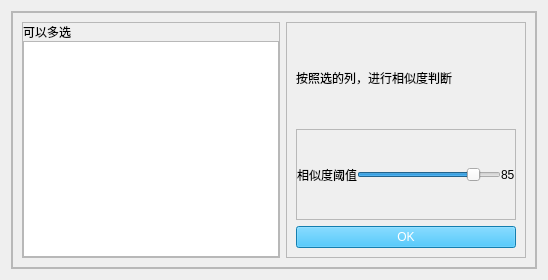
<?xml version="1.0" encoding="UTF-8"?>
<ui version="4.0">
 <class>Form</class>
 <widget class="QWidget" name="Form">
  <property name="geometry">
   <rect>
    <x>0</x>
    <y>0</y>
    <width>548</width>
    <height>280</height>
   </rect>
  </property>
  <property name="windowTitle">
   <string>相似度</string>
  </property>
  <layout class="QVBoxLayout" name="verticalLayout_4">
   <item>
    <widget class="QFrame" name="frame_2">
     <property name="frameShape">
      <enum>QFrame::StyledPanel</enum>
     </property>
     <property name="frameShadow">
      <enum>QFrame::Raised</enum>
     </property>
     <layout class="QVBoxLayout" name="verticalLayout_3">
      <property name="spacing">
       <number>0</number>
      </property>
      <property name="leftMargin">
       <number>0</number>
      </property>
      <property name="topMargin">
       <number>0</number>
      </property>
      <property name="rightMargin">
       <number>0</number>
      </property>
      <property name="bottomMargin">
       <number>0</number>
      </property>
      <item>
       <widget class="QFrame" name="frame_3">
        <property name="frameShape">
         <enum>QFrame::StyledPanel</enum>
        </property>
        <property name="frameShadow">
         <enum>QFrame::Raised</enum>
        </property>
        <layout class="QHBoxLayout" name="horizontalLayout_3">
         <item>
          <widget class="QFrame" name="frame_4">
           <property name="frameShape">
            <enum>QFrame::StyledPanel</enum>
           </property>
           <property name="frameShadow">
            <enum>QFrame::Raised</enum>
           </property>
           <layout class="QVBoxLayout" name="verticalLayout">
            <property name="spacing">
             <number>0</number>
            </property>
            <property name="leftMargin">
             <number>0</number>
            </property>
            <property name="topMargin">
             <number>0</number>
            </property>
            <property name="rightMargin">
             <number>0</number>
            </property>
            <property name="bottomMargin">
             <number>0</number>
            </property>
            <item>
             <widget class="QLabel" name="label">
              <property name="text">
               <string>可以多选</string>
              </property>
             </widget>
            </item>
            <item>
             <widget class="QListWidget" name="column_names">
              <property name="selectionMode">
               <enum>QAbstractItemView::ExtendedSelection</enum>
              </property>
             </widget>
            </item>
           </layout>
          </widget>
         </item>
         <item>
          <widget class="QFrame" name="frame_6">
           <property name="frameShape">
            <enum>QFrame::StyledPanel</enum>
           </property>
           <property name="frameShadow">
            <enum>QFrame::Raised</enum>
           </property>
           <layout class="QVBoxLayout" name="verticalLayout_2">
            <item>
             <widget class="QLabel" name="label_4">
              <property name="text">
               <string>按照选的列，进行相似度判断</string>
              </property>
             </widget>
            </item>
            <item>
             <widget class="QFrame" name="frame_5">
              <property name="frameShape">
               <enum>QFrame::StyledPanel</enum>
              </property>
              <property name="frameShadow">
               <enum>QFrame::Raised</enum>
              </property>
              <layout class="QHBoxLayout" name="horizontalLayout_2">
               <property name="spacing">
                <number>0</number>
               </property>
               <property name="leftMargin">
                <number>0</number>
               </property>
               <property name="topMargin">
                <number>0</number>
               </property>
               <property name="rightMargin">
                <number>0</number>
               </property>
               <property name="bottomMargin">
                <number>0</number>
               </property>
               <item>
                <widget class="QLabel" name="label_2">
                 <property name="text">
                  <string>相似度阈值</string>
                 </property>
                </widget>
               </item>
               <item>
                <widget class="QSlider" name="slider_horizon">
                 <property name="minimum">
                  <number>1</number>
                 </property>
                 <property name="maximum">
                  <number>100</number>
                 </property>
                 <property name="value">
                  <number>85</number>
                 </property>
                 <property name="orientation">
                  <enum>Qt::Horizontal</enum>
                 </property>
                </widget>
               </item>
               <item>
                <widget class="QLabel" name="vaLable">
                 <property name="maximumSize">
                  <size>
                   <width>30</width>
                   <height>16777215</height>
                  </size>
                 </property>
                 <property name="text">
                  <string>85</string>
                 </property>
                </widget>
               </item>
              </layout>
             </widget>
            </item>
            <item>
             <widget class="QPushButton" name="btn_ok">
              <property name="styleSheet">
               <string notr="true">color: rgb(255, 255, 255); background-color: rgb(28, 177, 245);</string>
              </property>
              <property name="text">
               <string>OK</string>
              </property>
             </widget>
            </item>
           </layout>
          </widget>
         </item>
        </layout>
       </widget>
      </item>
     </layout>
    </widget>
   </item>
  </layout>
 </widget>
 <resources/>
 <connections/>
</ui>
